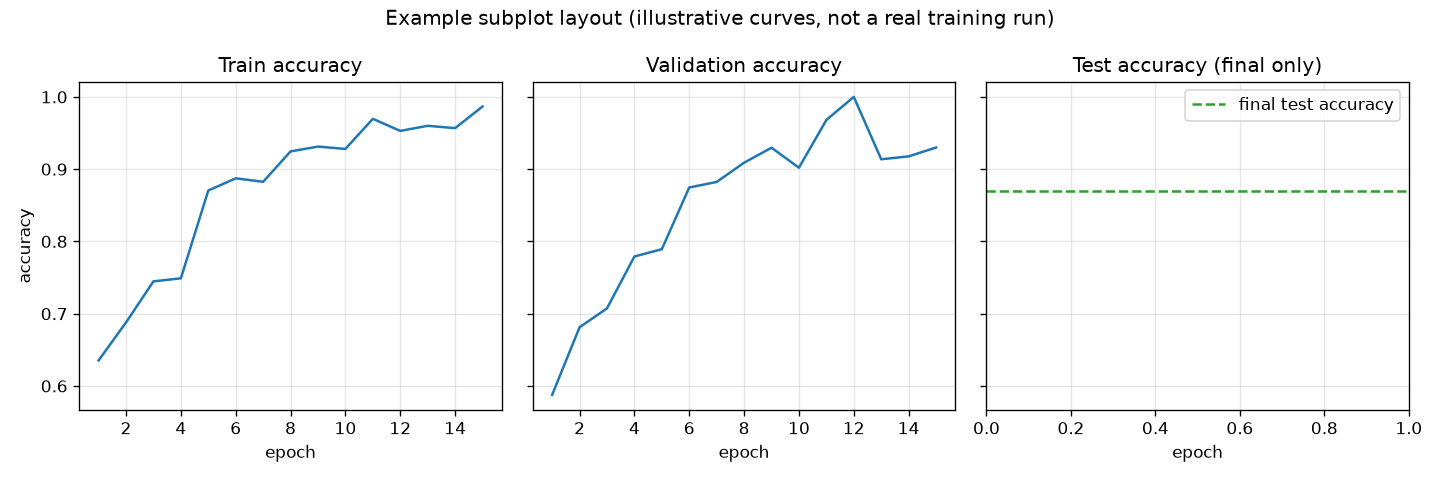

Write the Python code that produced this figure.
"""
Multi-panel figures with plt.subplots, sharing axes, and a shared legend.

Why this matters: benchmark reports need side-by-side comparisons (size vs
latency vs accuracy) in one figure, not three separate images.
"""

import os
import numpy as np
import matplotlib.pyplot as plt

HERE = os.path.dirname(os.path.abspath(__file__))

rng = np.random.default_rng(seed=2)

# --- 1x3 row of subplots sharing the y-axis, e.g. train/val/test comparisons ---
fig, axes = plt.subplots(1, 3, figsize=(12, 4), sharey=True)

epochs = np.arange(1, 16)
for ax, name, start_acc, noise in zip(
    axes, ["Train accuracy", "Validation accuracy", "Test accuracy (final only)"], [0.55, 0.5, None], [0.02, 0.03, None]
):
    if name.startswith("Test"):
        # Test accuracy is usually a single final number, not a curve -- show it as a flat line for contrast.
        ax.axhline(0.87, color="tab:green", linestyle="--", label="final test accuracy")
        ax.set_title(name)
        ax.legend()
    else:
        curve = 1 - (1 - start_acc) * np.exp(-0.2 * epochs) + rng.normal(0, noise, len(epochs))
        curve = np.clip(curve, 0, 1)
        ax.plot(epochs, curve, color="tab:blue")
        ax.set_title(name)
    ax.set_xlabel("epoch")
    ax.grid(True, alpha=0.3)

axes[0].set_ylabel("accuracy")
fig.suptitle("Example subplot layout (illustrative curves, not a real training run)")
fig.tight_layout()

out_path = os.path.join(HERE, "02_subplots.png")
fig.savefig(out_path, dpi=120)
print(f"Saved {out_path}")

# --- A 2x1 layout with different plot types stacked, sharing the x-axis ---
fig2, (ax_top, ax_bottom) = plt.subplots(2, 1, figsize=(8, 6), sharex=True)

x = np.linspace(0, 4 * np.pi, 200)
ax_top.plot(x, np.sin(x), label="sin(x)", color="tab:blue")
ax_top.plot(x, np.cos(x), label="cos(x)", color="tab:orange")
ax_top.legend()
ax_top.set_title("Two curves sharing the same x-axis as the plot below")
ax_top.grid(True, alpha=0.3)

ax_bottom.fill_between(x, np.sin(x) * np.cos(x), color="tab:green", alpha=0.5)
ax_bottom.set_title("sin(x) * cos(x)")
ax_bottom.set_xlabel("x")
ax_bottom.grid(True, alpha=0.3)

fig2.tight_layout()
out_path2 = os.path.join(HERE, "02_subplots_shared_x.png")
fig2.savefig(out_path2, dpi=120)
print(f"Saved {out_path2}")
